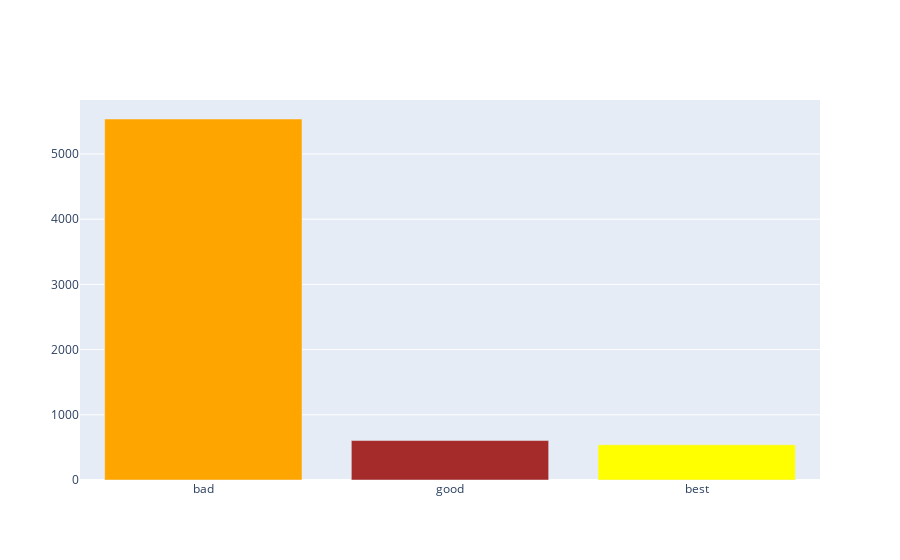

Notebook code cell kept with this figure:
### Code cell
#Dining by rating
bins_r = [0,2.5,4,5]
Rating_r = ['bad','good','best']
dataset_df['Dining Rating'] = dataset_df['Dining Rating'].astype(float)
dataset_df['Dine_Verdict'] = pd.cut(dataset_df['Dining Rating'],bins_r,labels=Rating_r)
yv = dataset_df['Dine_Verdict'].value_counts().tolist()
colors = ['Orange','brown','yellow']
fig = go.Figure(data=[go.Bar(x=Rating_r,y=yv,marker_color=colors)])
fig.show()

### Figure 1 — Plotly figure (JSON) as saved in the notebook; plotly's stock layout.template omitted (floating-point values rounded to 4 significant figures)
{"data": [{"marker": {"color": ["Orange", "brown", "yellow"]}, "type": "bar", "x": ["bad", "good", "best"], "y": [5536, 605, 540]}], "layout": {}}
